Frame 1 (no input): blank canvas, image omitted
Frame 60 (no input): blank canvas, image omitted
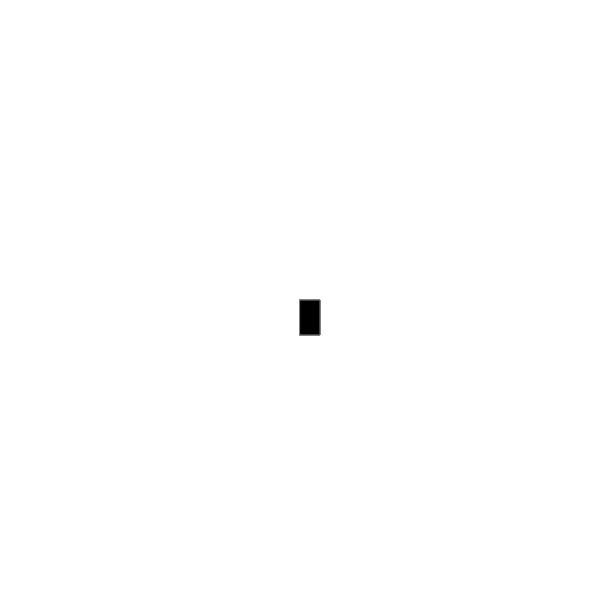
Frame 120 (the mouse pressed at the canvas centre since frame 60)

The p5.js sketch whose frames 1 and 60 were blank and that drew this single picture after the mouse press (run headless with seeded random() and noise() and a simulated clock; from frame 60 on, the mouse is pressed at the canvas centre):

// p5.js sketch
// ── sketch.js
function setup() {
    createCanvas(600, 600);
  background("white");
  }
  
  function draw() {
    
    stroke("gray");
    fill("black");
  
    // console.log (mouseIsPressed);
  
    if (mouseIsPressed) {
      rect(mouseX, mouseY, 20, 35);
    }
  }
